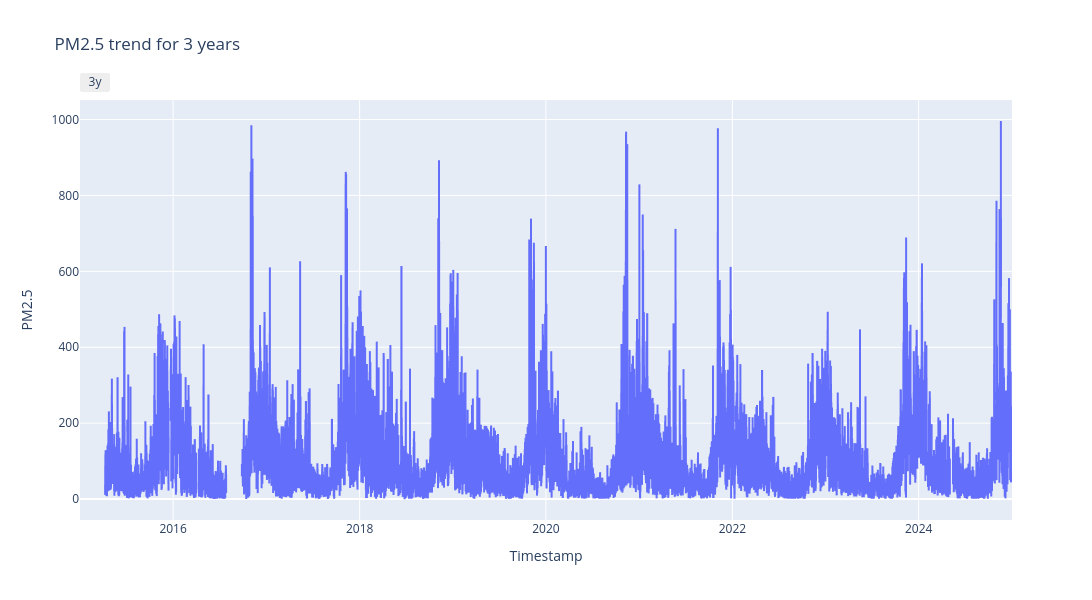

The notebook cell saved with this chart:
### Code cell
# PM2.5 trend
fig = px.line(df, x='Timestamp', y='PM2.5', title='PM2.5 trend for 3 years')

fig.update_xaxes(
    rangeslider_visible = False,
    rangeselector=dict(
        buttons=list([
        #     dict(count=1, label='1y', step='year', stepmode='backward'),
            dict(count=2, label='3y', step='year', stepmode='backward'),
        #     dict(count=3, label='5y', step='year', stepmode='backward'),
            # dict(step='all')
        ])
    )
)

fig.update_layout(
    width=1200,   # try 1000–1600 depending on your screen
    height=600
)
fig.show()

### Figure 1 — Plotly figure (JSON) as saved in the notebook; plotly's stock layout.template omitted (floating-point values rounded to 4 significant figures; data arrays with more than 128 entries replaced by an {"elided": "..."} marker saying what was removed)
{"data": [{"hovertemplate": "Timestamp=%{x}<br>PM2.5=%{y}<extra></extra>", "legendgroup": "", "line": {"color": "#636efa", "dash": "solid"}, "marker": {"symbol": "circle"}, "mode": "lines", "name": "", "showlegend": false, "type": "scattergl", "x": {"elided": "87672 str values"}, "xaxis": "x", "y": {"elided": "87672 float values"}, "yaxis": "y"}], "layout": {"height": 600, "legend": {"tracegroupgap": 0}, "title": {"text": "PM2.5 trend for 3 years"}, "width": 1200, "xaxis": {"anchor": "y", "domain": [0, 1], "rangeselector": {"buttons": [{"count": 2, "label": "3y", "step": "year", "stepmode": "backward"}]}, "rangeslider": {"visible": false}, "title": {"text": "Timestamp"}}, "yaxis": {"anchor": "x", "domain": [0, 1], "title": {"text": "PM2.5"}}}}
